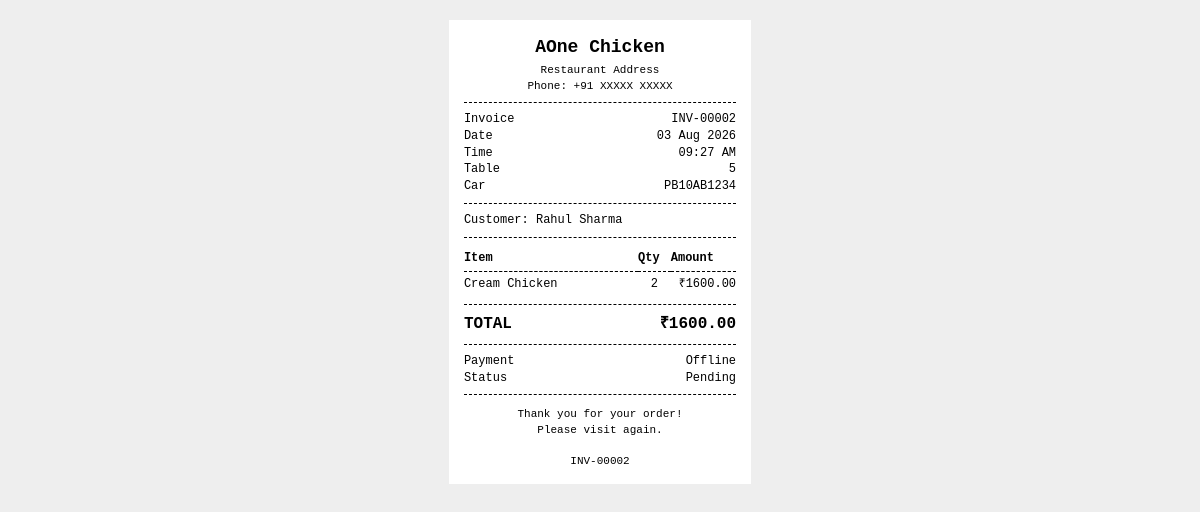
The page /order/print_invoice/2/ on the database its author committed.
### Order/models/order.py (models this page shows)
class Order (
    models.Model
):
    STATUS_CHOICES=(
        ("Preparing","preparing"),
        ("Accepted","accepted"),
        ("Ready To Collect","ready to collect"),
        ("Delivered","delivered")
    )
    PAYMENT_STATUS_CHOICES=(
        ("Pending","pending"),
        ("Paid","paid")
    )
    PAYMENT_TYPE=(
        ("Online","online"),
        ("Offline","offline")
    )
    SOURCE_CHOICES = (
        ("Customer", "customer"),
        ("Owner", "owner"),
        ("Staff", "staff"),
    )
    id = models.BigAutoField(
        primary_key=True,
    )
    Cust_Name = models.CharField(
        max_length=30,
        null= True,
        blank=True
    )
    Table_No = models.PositiveBigIntegerField(
        null=True,
        blank=True
    )
    Car_No = models.CharField(
        max_length=20,
        null = True,
        blank = True
    )
    Phone = models.CharField(
        max_length=15,
        null=True,
        blank=True
    )
    Staff_Assigned = models.ForeignKey(
        Account,
        on_delete=models.SET_NULL,
        related_name='Order',
        null= True,
        blank=True
    )
    Total = models.DecimalField(
        max_digits=10,
        decimal_places=2,
        validators=[MinValueValidator(Decimal('0.01'))],
        null=True,
        blank=True
    )
    Source = models.CharField(
        choices=SOURCE_CHOICES,
        max_length=20
    )
    Payment_Status = models.CharField(
        max_length=10,
        null=True,
        blank=True
    )
    Status = models.CharField(
        choices=STATUS_CHOICES,
        max_length=20,
        default='pending'
    )
    Payment_Type = models.CharField(
        choices=PAYMENT_TYPE,
        max_length=20,
        null=True,
        blank=True
    )
    Bill_Printed = models.BooleanField(
        default=False
    )
    created_at = models.DateTimeField(
        auto_now_add=True
    )

### Menu/models/menu.py (models this page shows)
class Menu(
    models.Model
):
    ITEMS_SIZE_CHOICES = (
        ("Half","half"),
        ("Full","full"),
    )
    ITEM_CATEGORY_CHOICES = (
    ("Special Items", "Special Items"),
    ("Tandoori Items", "Tandoori Items"),
    ("Non Veg Snacks", "Non Veg Snacks"),
    ("Non Veg Main Course", "Non Veg Main Course"),
    ("Kebab", "Kebab"),
    ("Fish Special", "Fish Special"),
    ("Veg Snacks", "Veg Snacks"),
    ("Veg Main Course", "Veg Main Course"),
    ("Roti / Prantha", "Roti / Prantha"),
    ("Pasta", "Pasta"),
    ("Beverages", "Beverages"),
    ("Salad", "Salad"),
)
    ITEM_CATEGORY_CHOICES = (
    ("Special Items", "Special Items"),
    ("Tandoori Items", "Tandoori Items"),
    ("Non Veg Snacks", "Non Veg Snacks"),
    ("Non Veg Main Course", "Non Veg Main Course"),
    ("Kebab", "Kebab"),
    ("Fish Special", "Fish Special"),
    ("Veg Snacks", "Veg Snacks"),
    ("Veg Main Course", "Veg Main Course"),
    ("Roti / Prantha", "Roti / Prantha"),
    ("Pasta", "Pasta"),
    ("Beverages", "Beverages"),
    ("Salad", "Salad"),
)
    id = models.BigAutoField(
        primary_key=True
    )
    Item_Name = models.CharField(
        max_length=50,
    )
    Item_Category = models.CharField(
        choices=ITEM_CATEGORY_CHOICES,
        max_length=50,
    )
    Item_Size = models.CharField(
        choices=ITEMS_SIZE_CHOICES,
        max_length=10,
    )
    Item_Price = models.DecimalField(
        max_digits=10,
        decimal_places=2,
        validators=[MinValueValidator(Decimal('0.01'))],
        null=True,
        blank=True
    )
    is_available = models.BooleanField(
        default=True
    )
    created_at = models.DateField(
        auto_now_add=True
    )

### Order/views/invoice_views.py (the view)
# urls.py: path('print_invoice/<int:order>/',generate_invoice_view,name='print_invoice')
def generate_invoice_view(
        request,
        order
):
    permission_classes = [
        IsOwner,
        IsAuthenticated
    ]
    authentication_classes = [
        JWTAuthentication
    ]
    invoice = InvoiceService.generate_bill(
        order_id=order
    )
    return render(
        request,
        "invoice.html",
        {
            "invoice": invoice
        }
    )

### Order/selectors/order_items_selector.py (called while the page is built)
def get_order_item_by_order_id(
        order
):
    order_items= Order_Items.objects.filter(
        order=order
    )
    return order_items

### Order/selectors/order_selector.py (called while the page is built)
def get_order_by_id(
    order_id
):
    order = Order.objects.filter(id=order_id).first()
    return order

### Order/templates/invoice.html (shortened to what this page needs)
<!DOCTYPE html>
<html lang="en">
<head>
</head>
<body>
<div class="receipt">
    <div class="center">
        <div class="restaurant-name">
            AOne Chicken
        </div>
        <div class="restaurant-info">
            Restaurant Address
        </div>
        <div class="restaurant-info">
            Phone: +91 XXXXX XXXXX
        </div>
    </div>
    <div class="divider"></div>
    <div class="info-row">
        <span>Invoice</span>
        <span>
            {{ invoice.invoice_number }}
        </span>
    </div>
    <div class="info-row">
        <span>Date</span>
        <span>
            {{ invoice.order.created_at|date:"d M Y" }}
        </span>
    </div>
    <div class="info-row">
        <span>Time</span>
        <span>
            {{ invoice.order.created_at|time:"h:i A" }}
        </span>
    </div>
    {% if invoice.customer.table_number %}
        <div class="info-row">
            <span>Table</span>
            <span>
                {{ invoice.customer.table_number }}
            </span>
        </div>
    {% endif %}
    {% if invoice.customer.car_number %}
        <div class="info-row">
            <span>Car</span>
            <span>
                {{ invoice.customer.car_number }}
            </span>
        </div>
    {% endif %}
    <div class="divider"></div>
    {% if invoice.customer.name %}
        <div>
            Customer:
            {{ invoice.customer.name }}
        </div>
    {% endif %}
    <div class="divider"></div>
    <table class="items-table">
        <thead>
            <tr>
                <th class="item-name">
                    Item
                </th>
                <th class="qty">
                    Qty
                </th>
                <th class="price">
                    Amount
                </th>
            </tr>
        </thead>
        <tbody>
            {% for item in invoice.items %}
                <tr>
                    <td class="item-name">
                        {{ item.item_name }}
                    </td>
                    <td class="qty">
                        {{ item.quantity }}
                    </td>
                    <td class="price">
                        ₹{{ item.subtotal }}
                    </td>
                </tr>
            {% empty %}
                <tr>
                    <td colspan="3">
                        No items
                    </td>
                </tr>
            {% endfor %}
        </tbody>
    </table>
    <div class="divider"></div>
    <div class="total-row">
        <span>
            TOTAL
        </span>
        <span>
            ₹{{ invoice.grand_total }}
        </span>
    </div>
    <div class="divider"></div>
    <div class="info-row">
        <span>Payment</span>
        <span>
            {{ invoice.order.payment_type }}
        </span>
    </div>
    <div class="info-row">
        <span>Status</span>
        <span>
            {{ invoice.order.payment_status }}
        </span>
    </div>
    <div class="divider"></div>
    <div class="footer">
        Thank you for your order!
        <br>
        Please visit again.
        <br><br>
        {{ invoice.invoice_number }}
    </div>
</div>
</body>
</html>

### Order/templates/invoice.html (style rules this page uses)
* { box-sizing: border-box; }
body { margin: 0; padding: 0; background: #eeeeee; font-family: "Courier New", monospace; color: #000; }
.receipt { width: 80mm; min-height: 100mm; margin: 20px auto; padding: 4mm; background: white; font-size: 12px; line-height: 1.4; }
.center { text-align: center; }
.restaurant-name { font-size: 18px; font-weight: bold; margin-bottom: 3px; }
.restaurant-info { font-size: 11px; }
.divider { border-top: 1px dashed #000; margin: 8px 0; }
.info-row { display: flex; justify-content: space-between; gap: 10px; }
.info-row span:last-child { text-align: right; }
.items-table { width: 100%; border-collapse: collapse; }
.items-table th { text-align: left; border-bottom: 1px dashed #000; padding: 4px 0; }
.items-table td { padding: 4px 0; vertical-align: top; }
.qty { text-align: center; width: 12%; }
.price { text-align: right; width: 24%; }
.item-name { width: 64%; }
.total-row { display: flex; justify-content: space-between; font-size: 16px; font-weight: bold; margin-top: 5px; }
.footer { margin-top: 12px; text-align: center; font-size: 11px; }

### rows shown on the page
Order: order.created_at "03 Aug 2026", order.created_at "09:27 AM", customer.car_number "PB10AB1234", customer.name "Rahul Sharma", grand_total "1600.00", order.payment_type "Offline", order.payment_status "Pending"
Menu: item_name "Cream Chicken"

### other values the page prints
{{ invoice.invoice_number }} "INV-00002"
{{ invoice.customer.table_number }} "5"
{{ item.quantity }} "2"
{{ item.subtotal }} "1600.00"
